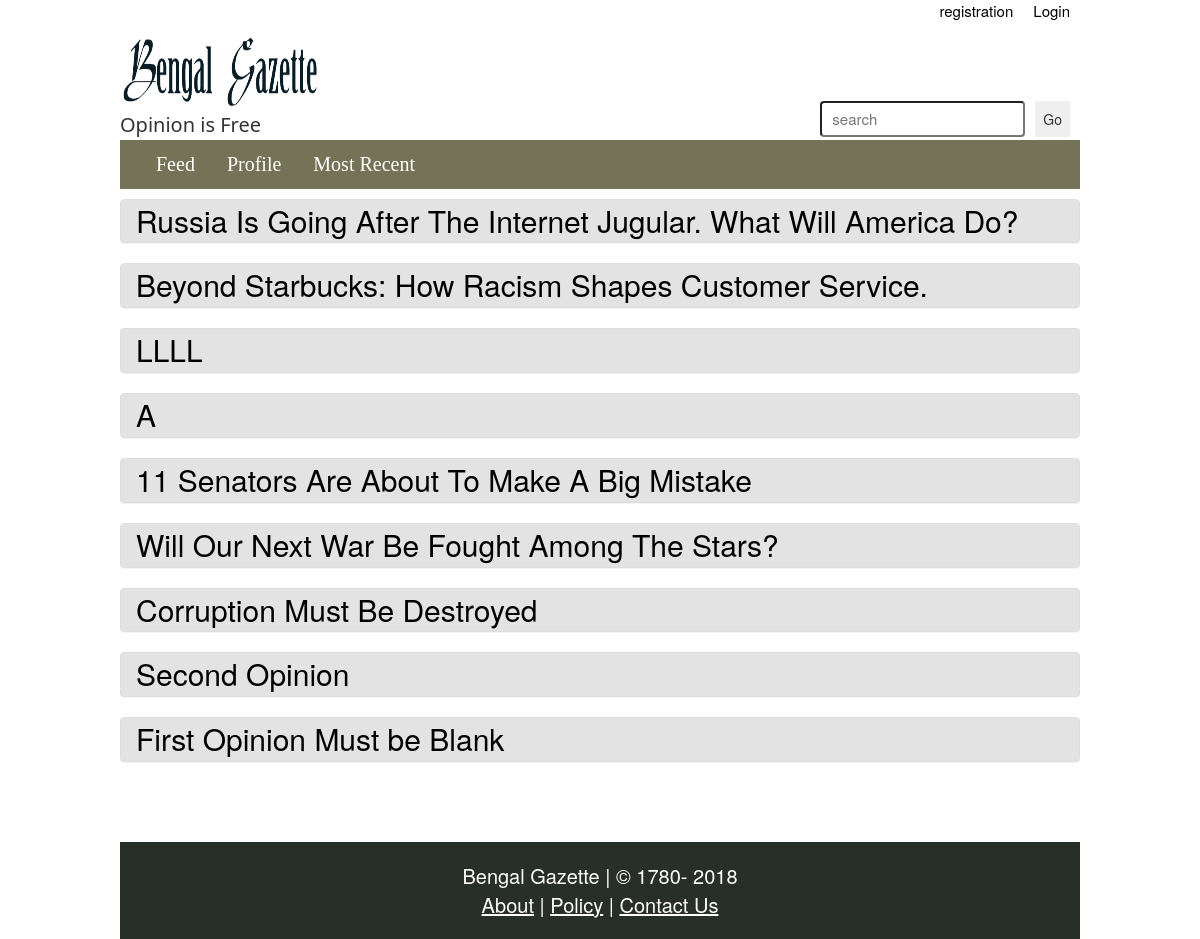
Page /Opinion/index.php?tab=recent on the committed database.
### tables this page shows
CREATE TABLE `news` (
  `newsID` int(10) NOT NULL,
  `headline` varchar(100) NOT NULL,
  `description` varchar(10000) NOT NULL,
  `writterID` int(10) NOT NULL,
  `categoryID` int(10) NOT NULL,
  `popularity` int(5) NOT NULL DEFAULT '0',
  `written_at` timestamp NOT NULL DEFAULT CURRENT_TIMESTAMP ON UPDATE CURRENT_TIMESTAMP,
  `deleted_at` timestamp NULL DEFAULT '0000-00-00 00:00:00'
);

### Opinion/index.php (the view, shortened to what this page needs)
<!DOCTYPE html>
<html>
<head>
	<link rel="stylesheet" type="text/css" href="../CSS/opinionindex.css">
	<link rel="stylesheet" type="text/css" href="../CSS/css/bootstrap.css">
</head>
<body>
	<div id="main_div">
		<div>
			<ul>
				<li class="login_reg"><a class="log_reg_btn" href="login.php">Login</a></li>
				<li class="login_reg"><a class="log_reg_btn" href="signup.php">registration</a></li>
			</ul>
		</div>
		<div id="top_logo">
			<a href="index.php"><img src="../IMG/BengalGazetteLogo.png" width="200px" height="80px"></a>
			<div style="float:right;">
				<input id="search_btn" style="float: right" type="submit" name="searchbtn" value="Go" onclick="alert('Coming soon...')">
				<input id="search_box" type="text" name="searchBox" placeholder="search">
			</div>
			<p style="font-family:'Segoe UI';font-size: 20px;margin: 0px;">Opinion is Free</p>
		</div>
		<div id="menubar">
			<ul id="menubar_ul">
				<li class="bar_item"><a class="bar_btn" href="index.php">Feed</a></li>
	  			<li class="bar_item"><a class="bar_btn" href="profile.php">Profile</a></li>
			  	<li class="bar_item"><a class="bar_btn" href="index.php?tab=recent">Most Recent</a></li>
			</ul>
		</div>
		<div id="newspage_div">
			<?php
				$conn = DB_START();
				if(isset($_GET["tab"]) && $_GET["tab"] == "recent") {
					$sql = "SELECT * FROM news WHERE deleted_at is NULL ORDER BY newsID DESC";
				}
				else {
					$sql="SELECT * FROM news WHERE deleted_at is NULL ORDER BY popularity DESC";
				}
				$result = mysqli_query ($conn, $sql);
				while ($opinion = mysqli_fetch_array($result)) {
					echo '
						<div class="panel panel-default">
							<div class="opinion">
								<a class="panel-heading aa" href="opinion.php?q='.$opinion["newsID"].'">'.$opinion["headline"].'</a>
							</div>
						</div>';
				}
			?>
		</div>
		<div id="footer">
			<p>Bengal Gazette | &copy 1780- <?php echo date("Y"); ?><br>
				<a class="footer_links" href="../about.php">About</a> |
				<a class="footer_links" href="../policy.php">Policy</a> |
				<a class="footer_links" href="../contact.php">Contact Us</a>
			</p>
		</div>
	</div>
</body>
</html>

### CSS/opinionindex.css (style rules this page uses)
body { background-color: #efefef; width:100%; margin:0; padding: 0; }
#main_div { width: 80%; margin: auto; }
ul { list-style-type: none; margin: 0; padding: 0; overflow: hidden; }
a { text-decoration: none; }
.login_reg { float: right; display: block; text-align: center; margin: 0px; padding: 0px; }
.log_reg_btn { padding: 3px 10px; font-size: 15px; color: #000000; }
#top_logo { background-color: #ffffff; padding: 0px; margin: 0px; }
#menubar { background-color: #757357; position: sticky; top: 0; }
#menubar_ul { padding: 10px 20px;size: 100%; }
.bar_item { float: left; display: block; text-align: center; }
.bar_btn { padding: 20px 16px; color: white; font-family:Verdana; font-size: 20px; }
#search_box { float:right; font-size: 15px; padding: 5px 10px; border-radius: 4px; margin-top: 70px; margin-right: 10px; }
#search_btn { border:none; margin-top: 70px; margin-right: 10px; padding: 8px 8px; cursor: pointer; }
#newspage_div { background-color: #ffffff; margin-top: 0; margin-bottom: 80px; }
#footer { width: 100%; padding: 20px 0px; font-size: 20px; color: #ffffff; background-color: #282E28; text-align: center; clear: both; display: block; }
#footer p { margin: 0px; }
.footer_links { text-decoration: underline; color: white; }
.opinion { background-color: #e0e0e0e0; }
.aa { color: black; font-size: 30px; }

### rows in the picture
news: headline "Russia Is Going After The Internet Jugular. What Will America Do?"
news: headline "Beyond Starbucks: How Racism Shapes Customer Service."
news: headline "LLLL"
news: headline "A"
news: headline "11 Senators Are About To Make A Big Mistake"
news: headline "Will Our Next War Be Fought Among The Stars?"
news: headline "Corruption Must Be Destroyed"
news: headline "Second Opinion"
news: headline "First Opinion Must be Blank"
